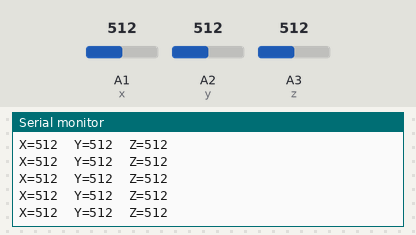
The sketch below on a simulated Arduino Uno, built with avr-gcc and run on an emulated ATmega328P. Parts: the last lines printed to the serial monitor. Inputs (shaded band) come from the test bench; at power-on: A1 (x) = 512, A2 (y) = 512, A3 (z) = 512.

Above: at 1.2 s.
1.3 s: A1 (x) set to 716
At 1.56 s:
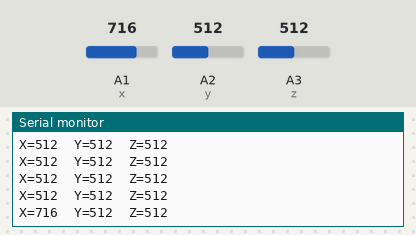
2.8 s: A2 (y) set to 716
At 2.97 s:
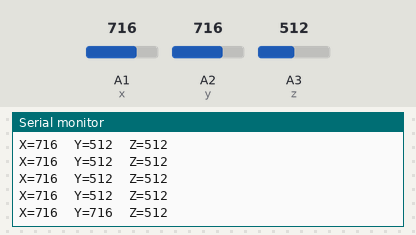
4.3 s: A3 (z) set to 716
At 4.37 s:
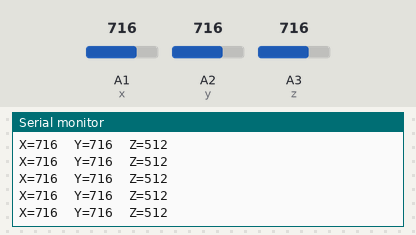
5.8 s: A1 (x) set to 900
At 5.98 s:
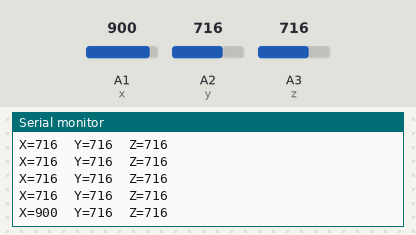
7.3 s: A2 (y) set to 900
At 7.39 s:
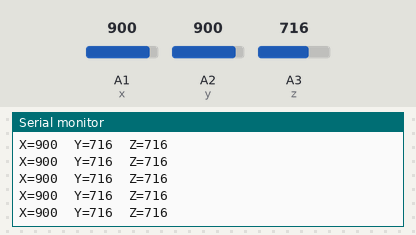
8.8 s: A3 (z) set to 900
At 9.0 s:
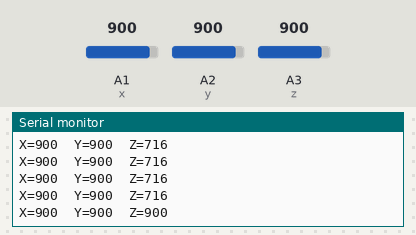
Timing chart, 0 to 11.3 s (numbered marks = the images above; inputs shaded):
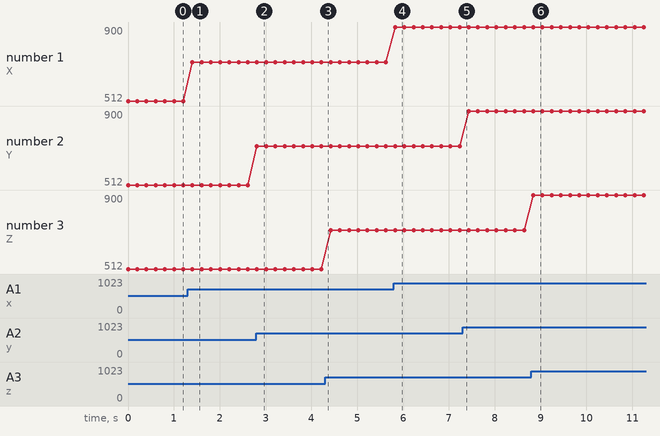

The sketch:

acctest.ino
```cpp
const int x=A1;
const int y=A2;
const int z=A3;
void setup() {
  // put your setup code here, to run once:
pinMode(x,INPUT);
  pinMode(y,INPUT);
  pinMode(z,INPUT);
  Serial.begin(9600);
}

void loop() {
  // put your main code here, to run repeatedly:
int Xval = analogRead(x);
  int Yval = analogRead(y);
  int Zval = analogRead(z);
  Serial.print("X=");
  Serial.print(Xval);
  Serial.print("  Y=");
  Serial.print(Yval);
  Serial.print("  Z=");
  Serial.println(Zval);
  delay(200);
}
```

Measured:
- after the input at 1.3 s, the serial monitor: prints a new line after 0.11 s (image 1)
- after the input at 2.8 s, the serial monitor: prints a new line at once (image 2)
- after the input at 5.8 s, the serial monitor: prints a new line at once (image 4)
- after the input at 8.8 s, the serial monitor: prints a new line at once (image 6)
- plotted number 1: 512 → 716 after the input at 1.3 s, 716 → 900 after the input at 5.8 s
